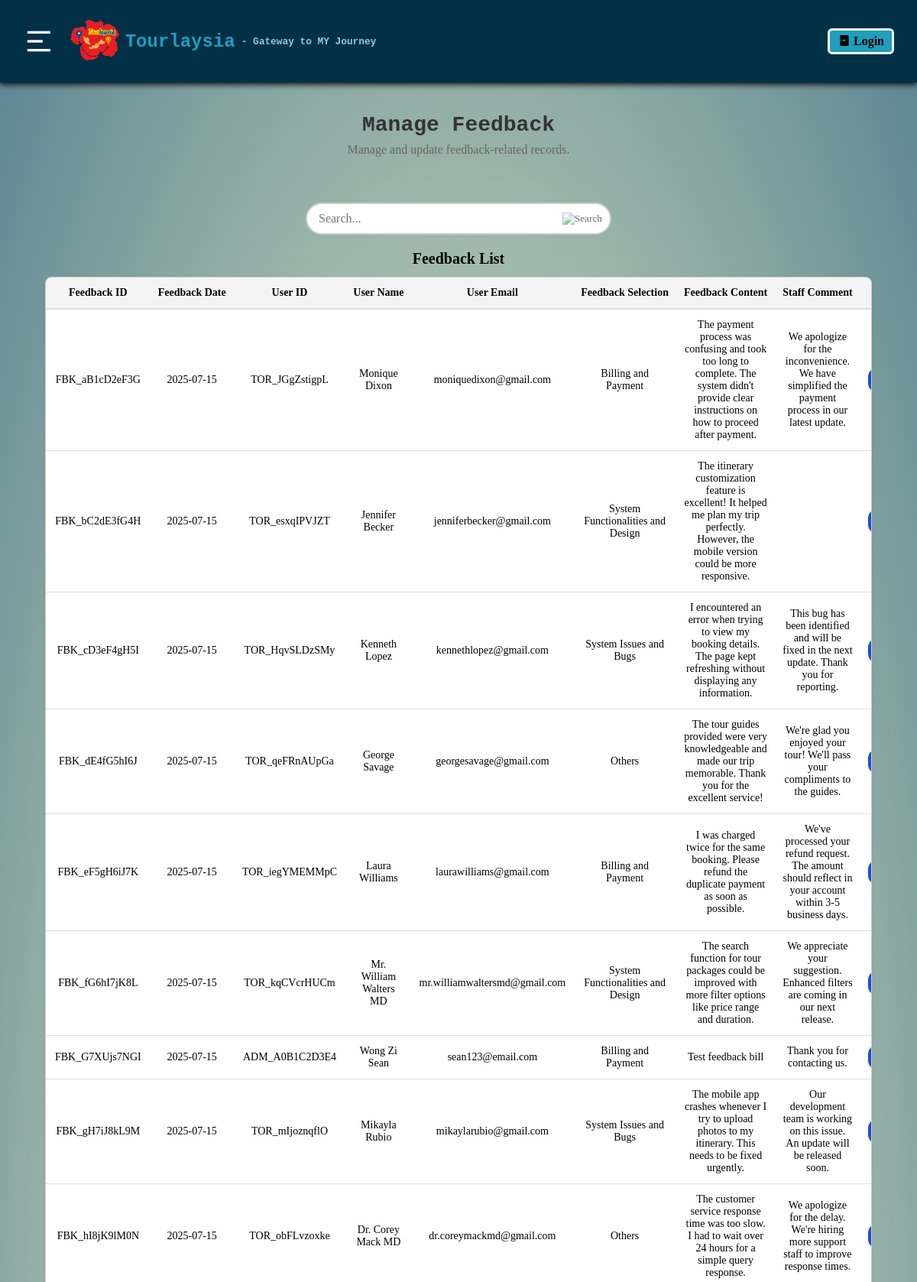
The page /staff_dashboard/manageFeedback.php (upper part) on the database its author committed.
### tables this page shows
CREATE TABLE `user_feedback_t` (
  `fbk_ID` varchar(14) NOT NULL,
  `fbk_date` date NOT NULL,
  `usr_ID` varchar(14) NOT NULL,
  `usr_name` varchar(50) NOT NULL,
  `usr_email` varchar(50) NOT NULL,
  `fbk_sel` varchar(50) NOT NULL,
  `fbk_content` longtext NOT NULL,
  `stf_comt` longtext DEFAULT NULL
);

### staff_dashboard/manageFeedback.php (the view, shortened to what this page needs)
<?php
    include('./staff_crud/db_connection.php');
    $search = isset($_GET['search']) ? mysqli_real_escape_string($connection, $_GET['search']) : '';
    include('staff_header.php');
?>
<!DOCTYPE html>
<html lang="en">
<head>
  <link rel="stylesheet" href="./staff_styles/styles.css" />
  <link rel="stylesheet" href="./staff_styles/manageFeedback.css" />
</head>
<body>
    <div class="page-header">
        <h1>Manage Feedback</h1>
        <p>Manage and update feedback-related records.</p>
    </div>
    <div class="controls-container">
        <div class="search-container">
            <form action="" method="GET" class="searchbar">
                <input type="search" placeholder="Search..." class="search-input" name="search" value="<?php echo htmlspecialchars($search); ?>">
                <button type="submit" class="search-btn">
                    <img src="https://img.icons8.com/ios7/600/search.png" alt="Search">
                </button>
            </form>
        </div>
    </div>
    <div class="table-section">
        <div class="table-title">Feedback List</div>
            <div class="table-container">
                <table class="feedback-table">
                    <thead>
                        <tr>
                            <th>Feedback ID</th>
                            <th>Feedback Date</th>
                            <th>User ID</th>
                            <th>User Name</th>
                            <th>User Email</th>
                            <th>Feedback Selection</th>
                            <th>Feedback Content</th>
                            <th>Staff Comment</th>
                            <th>Action</th>
                        </tr>
                    </thead>
                    <tbody>
                        <?php
                          $feedback_query = "SELECT * FROM user_feedback_t";
                        $feedback_result = mysqli_query($connection, $feedback_query);
                        while ($row = mysqli_fetch_assoc($feedback_result)) {
                          echo "<tr>";
                          echo "<td>{$row['fbk_ID']}</td>";
                          echo "<td>{$row['fbk_date']}</td>";
                          echo "<td>{$row['usr_ID']}</td>";
                          echo "<td>{$row['usr_name']}</td>";
                          echo "<td>{$row['usr_email']}</td>";
                          echo "<td>{$row['fbk_sel']}</td>";
                          echo "<td>{$row['fbk_content']}</td>";
                          echo "<td>{$row['stf_comt']}</td>";
                          echo "<td><button class='manage-btn' onclick=\"window.location.href='commentFeedback.php?fbkID={$row['fbk_ID']}'\">Comment</button>
                              </td>";
                          echo "</tr>";
                        }
                        ?>
                    </tbody>
                </table>
            </div>
      </div>
    <?php include('staff_footer.php'); ?>
</body>
</html>

### staff_dashboard/staff_styles/staff_styles.css (style rules this page uses)
body { background: radial-gradient(#eff6e0, #aec3b0, #598392); margin: 0; }
h1, h2, h3, h4, h5, h6 { font-family: Rockwell, Courier Bold, Courier, Georgia, Times, Times New Roman, serif; }
p, span, a, ul, ol, button, input, select, textarea, table, tr, th, td { font-family: Lucida Bright, Georgia, serif; }

### styles/styles.css (style rules this page uses)
body { background: radial-gradient(#d8f3dc, #74c69d, #1b4332); margin: 0; }
h1, h2, h3, h4, h5, h6 { font-family: Rockwell, Courier Bold, Courier, Georgia, Times, Times New Roman, serif; }
p, span, a, ul, ol, button, input, select, textarea, table, tr, th, td { font-family: Lucida Bright, Georgia, serif; }

### staff_dashboard/staff_styles/manageFeedback.css (style rules this page uses)
.page-header { text-align: center; margin-top: 30px; margin-bottom: 20px; }
.page-header h1 { font-size: 28px; margin-bottom: 8px; color: #333; }
.page-header p { font-size: 16px; color: #666; margin: 0; }
.controls-container { display: flex; justify-content: center; align-items: center; flex-wrap: wrap; gap: 15px; padding: 40px 20px 20px; }
.search-container { position: relative; max-width: 400px; width: 100%; }
.search-input { width: 100%; padding: 10px 40px 10px 15px; border: 2px solid #ccc; border-radius: 25px; font-size: 16px; box-sizing: border-box; }
.search-btn { position: absolute; right: 12px; top: 50%; transform: translateY(-50%); background: none; border: none; padding: 0; cursor: pointer; }
.search-btn img { width: 20px; height: 20px; opacity: 0.6; }
.table-section { width: 100%; display: flex; flex-direction: column; align-items: center; margin-bottom: 50px; }
.table-title { font-size: 20px; font-weight: bold; margin-bottom: 12px; text-align: center; }
.table-container { width: 90%; overflow-x: auto; border: 1px solid #ccc; border-radius: 8px; background-color: #fff; box-shadow: 0 2px 6px rgba(0, 0, 0, 0.05); }
table { width: 100%; min-width: 1000px; border-collapse: collapse; }
table thead { background-color: #f4f4f4; }
table th { text-align: left; padding: 12px 10px; font-weight: bold; font-size: 14px; border-bottom: 2px solid #ddd; white-space: nowrap; text-align: center; }
table td { padding: 12px 10px; font-size: 14px; border-bottom: 1px solid #ddd; text-align: center; }
.manage-btn { padding: 8px 8px; background-color: #1d4ed8; color: #fff; font-size: 14px; font-weight: 500; border: none; border-radius: 12px; cursor: pointer; transition: background-color 0.3s ease, transform 0.2s ease; box-shadow: 0 2px 6px rgba(0, 0, 0, 0.1); }

### rows shown on the page
user_feedback_t: fbk_ID "FBK_aB1cD2eF3G", fbk_date "2025-07-15", usr_ID "TOR_JGgZstigpL", usr_name "Monique Dixon", usr_email "moniquedixon@gmail.com", fbk_sel "Billing and Payment", fbk_content "The payment process was confusing and took too long to complete. The system didn't provide clear instructions on how to proceed after payment.", stf_comt "We apologize for the inconvenience. We have simplified the payment process in our latest update."
user_feedback_t: fbk_ID "FBK_bC2dE3fG4H", fbk_date "2025-07-15", usr_ID "TOR_esxqIPVJZT", usr_name "Jennifer Becker", usr_email "jenniferbecker@gmail.com", fbk_sel "System Functionalities and Design", fbk_content "The itinerary customization feature is excellent! It helped me plan my trip perfectly. However, the mobile version could be more responsive."
user_feedback_t: fbk_ID "FBK_cD3eF4gH5I", fbk_date "2025-07-15", usr_ID "TOR_HqvSLDzSMy", usr_name "Kenneth Lopez", usr_email "kennethlopez@gmail.com", fbk_sel "System Issues and Bugs", fbk_content "I encountered an error when trying to view my booking details. The page kept refreshing without displaying any information.", stf_comt "This bug has been identified and will be fixed in the next update. Thank you for reporting."
user_feedback_t: fbk_ID "FBK_dE4fG5hI6J", fbk_date "2025-07-15", usr_ID "TOR_qeFRnAUpGa", usr_name "George Savage", usr_email "georgesavage@gmail.com", fbk_sel "Others", fbk_content "The tour guides provided were very knowledgeable and made our trip memorable. Thank you for the excellent service!", stf_comt "We're glad you enjoyed your tour! We'll pass your compliments to the guides."
user_feedback_t: fbk_ID "FBK_eF5gH6iJ7K", fbk_date "2025-07-15", usr_ID "TOR_iegYMEMMpC", usr_name "Laura Williams", usr_email "laurawilliams@gmail.com", fbk_sel "Billing and Payment", fbk_content "I was charged twice for the same booking. Please refund the duplicate payment as soon as possible.", stf_comt "We've processed your refund request. The amount should reflect in your account within 3-5 business days."
user_feedback_t: fbk_ID "FBK_fG6hI7jK8L", fbk_date "2025-07-15", usr_ID "TOR_kqCVcrHUCm", usr_name "Mr. William Walters MD", usr_email "mr.williamwaltersmd@gmail.com", fbk_sel "System Functionalities and Design", fbk_content "The search function for tour packages could be improved with more filter options like price range and duration.", stf_comt "We appreciate your suggestion. Enhanced filters are coming in our next release."
user_feedback_t: fbk_ID "FBK_G7XUjs7NGI", fbk_date "2025-07-15", usr_ID "ADM_A0B1C2D3E4", usr_name "Wong Zi Sean", usr_email "sean123@email.com", fbk_sel "Billing and Payment", fbk_content "Test feedback bill", stf_comt "Thank you for contacting us."
user_feedback_t: fbk_ID "FBK_gH7iJ8kL9M", fbk_date "2025-07-15", usr_ID "TOR_mIjoznqflO", usr_name "Mikayla Rubio", usr_email "mikaylarubio@gmail.com", fbk_sel "System Issues and Bugs", fbk_content "The mobile app crashes whenever I try to upload photos to my itinerary. This needs to be fixed urgently.", stf_comt "Our development team is working on this issue. An update will be released soon."
user_feedback_t: fbk_ID "FBK_hI8jK9lM0N", fbk_date "2025-07-15", usr_ID "TOR_obFLvzoxke", usr_name "Dr. Corey Mack MD", usr_email "dr.coreymackmd@gmail.com", fbk_sel "Others", fbk_content "The customer service response time was too slow. I had to wait over 24 hours for a simple query response.", stf_comt "We apologize for the delay. We're hiring more support staff to improve response times."
